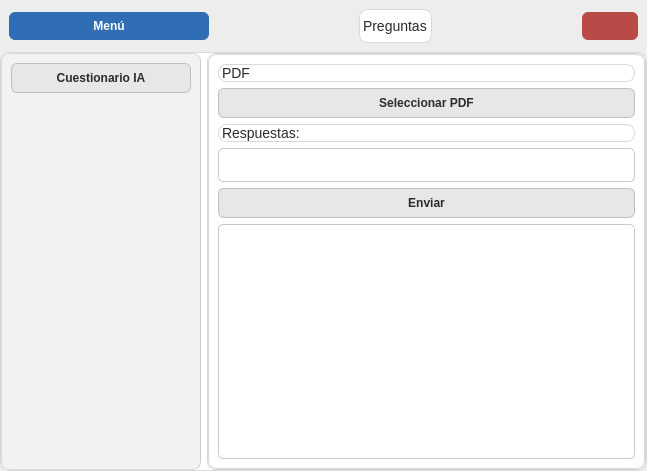
<?xml version="1.0" encoding="UTF-8"?>
<ui version="4.0">
 <class>Dialog</class>
 <widget class="QDialog" name="Dialog">
  <property name="geometry">
   <rect>
    <x>0</x>
    <y>0</y>
    <width>647</width>
    <height>471</height>
   </rect>
  </property>
  <property name="windowTitle">
   <string>Dialog</string>
  </property>
  <property name="styleSheet">
   <string notr="true">/* === Fuente global === */
* {
    font-family: &quot;Poppins&quot;, &quot;Segoe UI&quot;, sans-serif;
}

/* === Estilo general === */
QMainWindow {
    background-color: #f5f5f5;
    color: #2b2b2b;
    font-size: 15px;
    font-weight: 300;
}

/* === Frames === */
QFrame {
    background-color: #ffffff;
    border-radius: 8px;
    border: 1px solid #d9d9d9;
}

/* Barra superior */
#frame_superior {
    background-color: #ededed;
    border: none;
}

/* Panel lateral */
#frame_lateral {
    background-color: #f2f2f2;
    border-right: 1px solid #cccccc;
}

/* Área principal */
#frame_paginas {
    background-color: #ffffff;
}

/* === Botones === */
QPushButton {
    background-color: #e7e7e7;
    color: #2b2b2b;
    border: 1px solid #bfbfbf;
    border-radius: 6px;
    padding: 7px 12px;
    font-weight: 500;
    transition: 150ms;
}

QPushButton:hover {
    background-color: #dcdcdc;
}

QPushButton:pressed {
    background-color: #cfcfcf;
}

/* Botón principal (Menú) */
#boton_menu {
    background-color: #2f6db5; /* Azul Profesional */
    color: #ffffff;
    border: none;
    border-radius: 6px;
    font-weight: 600;
}
#boton_menu:hover {
    background-color: #275c99;
}
#boton_menu:pressed {
    background-color: #1f4a7a;
}

/* Botón salir */
#boton_cerrar {
    background-color: #b94a48;
    color: white;
    border: none;
    border-radius: 6px;
    font-weight: 500;
}
#boton_cerrar:hover {
    background-color: #a94442;
}
#boton_salir:pressed {
    background-color: #8a3a38;
}

/* === Botones laterales === */
#btn_lc_1, #btn_lc_2, #btn_lc_3, #btn_lc_4,
#btn_lc_5, #btn_lc_6, #btn_lc_7, #btn_lc_8 {
    background-color: transparent;
    border: none;
    color: #3a3a3a;
    text-align: left;
    padding: 10px 22px;
    font-size: 15px;
    font-weight: 500;
}
#btn_lc_1:hover, #btn_lc_2:hover, #btn_lc_3:hover, #btn_lc_4:hover,
#btn_lc_5:hover, #btn_lc_6:hover, #btn_lc_7:hover, #btn_lc_8:hover {
    background-color: #e3e3e3;
    color: #1a1a1a;
}

/* === Campos de texto === */
QLineEdit, QTextEdit {
    background-color: #ffffff;
    color: #2b2b2b;
    border: 1px solid #c9c9c9;
    border-radius: 5px;
    padding: 6px 8px;
    font-size: 15px;
}

QLineEdit:focus, QTextEdit:focus {
    border: 1px solid #2f6db5;
    background-color: #f9fcff;
}

/* === Labels === */
QLabel {
    color: #2b2b2b;
    font-size: 14px;
    font-weight: 400;
}
</string>
  </property>
  <layout class="QVBoxLayout" name="verticalLayout" stretch="1,8">
   <property name="spacing">
    <number>0</number>
   </property>
   <property name="leftMargin">
    <number>0</number>
   </property>
   <property name="topMargin">
    <number>0</number>
   </property>
   <property name="rightMargin">
    <number>0</number>
   </property>
   <property name="bottomMargin">
    <number>0</number>
   </property>
   <item>
    <widget class="QFrame" name="frame_superior">
     <property name="frameShape">
      <enum>QFrame::StyledPanel</enum>
     </property>
     <property name="frameShadow">
      <enum>QFrame::Raised</enum>
     </property>
     <layout class="QHBoxLayout" name="horizontalLayout">
      <item>
       <widget class="QPushButton" name="boton_menu">
        <property name="minimumSize">
         <size>
          <width>200</width>
          <height>0</height>
         </size>
        </property>
        <property name="maximumSize">
         <size>
          <width>200</width>
          <height>16777215</height>
         </size>
        </property>
        <property name="text">
         <string>Menú</string>
        </property>
        <property name="icon">
         <iconset>
          <normaloff>../imagenes/boton_menu.png</normaloff>../imagenes/boton_menu.png</iconset>
        </property>
        <property name="iconSize">
         <size>
          <width>32</width>
          <height>32</height>
         </size>
        </property>
       </widget>
      </item>
      <item>
       <spacer name="horizontalSpacer">
        <property name="orientation">
         <enum>Qt::Horizontal</enum>
        </property>
        <property name="sizeHint" stdset="0">
         <size>
          <width>64</width>
          <height>20</height>
         </size>
        </property>
       </spacer>
      </item>
      <item>
       <widget class="QLabel" name="label">
        <property name="text">
         <string>Preguntas</string>
        </property>
       </widget>
      </item>
      <item>
       <spacer name="horizontalSpacer_2">
        <property name="orientation">
         <enum>Qt::Horizontal</enum>
        </property>
        <property name="sizeHint" stdset="0">
         <size>
          <width>64</width>
          <height>20</height>
         </size>
        </property>
       </spacer>
      </item>
      <item>
       <widget class="QPushButton" name="boton_cerrar">
        <property name="text">
         <string/>
        </property>
        <property name="icon">
         <iconset>
          <normaloff>../imagenes/boton_cerrar.png</normaloff>../imagenes/boton_cerrar.png</iconset>
        </property>
        <property name="iconSize">
         <size>
          <width>32</width>
          <height>32</height>
         </size>
        </property>
       </widget>
      </item>
     </layout>
    </widget>
   </item>
   <item>
    <widget class="QFrame" name="frame_central">
     <property name="frameShape">
      <enum>QFrame::StyledPanel</enum>
     </property>
     <property name="frameShadow">
      <enum>QFrame::Raised</enum>
     </property>
     <layout class="QHBoxLayout" name="horizontalLayout_2">
      <property name="leftMargin">
       <number>0</number>
      </property>
      <property name="topMargin">
       <number>0</number>
      </property>
      <property name="rightMargin">
       <number>0</number>
      </property>
      <property name="bottomMargin">
       <number>0</number>
      </property>
      <item>
       <widget class="QFrame" name="frame_lateral">
        <property name="minimumSize">
         <size>
          <width>200</width>
          <height>0</height>
         </size>
        </property>
        <property name="maximumSize">
         <size>
          <width>0</width>
          <height>16777215</height>
         </size>
        </property>
        <property name="frameShape">
         <enum>QFrame::StyledPanel</enum>
        </property>
        <property name="frameShadow">
         <enum>QFrame::Raised</enum>
        </property>
        <layout class="QVBoxLayout" name="verticalLayout_2">
         <item>
          <widget class="QPushButton" name="boton_llm">
           <property name="text">
            <string>Cuestionario IA</string>
           </property>
          </widget>
         </item>
         <item>
          <spacer name="verticalSpacer">
           <property name="orientation">
            <enum>Qt::Vertical</enum>
           </property>
           <property name="sizeHint" stdset="0">
            <size>
             <width>20</width>
             <height>246</height>
            </size>
           </property>
          </spacer>
         </item>
        </layout>
       </widget>
      </item>
      <item>
       <widget class="QFrame" name="frame_paginas">
        <property name="frameShape">
         <enum>QFrame::StyledPanel</enum>
        </property>
        <property name="frameShadow">
         <enum>QFrame::Raised</enum>
        </property>
        <layout class="QVBoxLayout" name="verticalLayout_3">
         <property name="spacing">
          <number>0</number>
         </property>
         <property name="leftMargin">
          <number>0</number>
         </property>
         <property name="topMargin">
          <number>0</number>
         </property>
         <property name="rightMargin">
          <number>0</number>
         </property>
         <property name="bottomMargin">
          <number>0</number>
         </property>
         <item>
          <widget class="QStackedWidget" name="stackedWidget">
           <property name="currentIndex">
            <number>0</number>
           </property>
           <widget class="QWidget" name="page_cuestionario">
            <layout class="QVBoxLayout" name="verticalLayout_4">
             <item>
              <widget class="QLabel" name="label_3">
               <property name="text">
                <string>PDF</string>
               </property>
              </widget>
             </item>
             <item>
              <widget class="QPushButton" name="boton_pdf">
               <property name="text">
                <string>Seleccionar PDF</string>
               </property>
              </widget>
             </item>
             <item>
              <widget class="QLabel" name="label_2">
               <property name="text">
                <string>Respuestas:</string>
               </property>
              </widget>
             </item>
             <item>
              <widget class="QLineEdit" name="respuestas"/>
             </item>
             <item>
              <widget class="QPushButton" name="boton_enviar">
               <property name="text">
                <string>Enviar</string>
               </property>
              </widget>
             </item>
             <item>
              <widget class="QTextEdit" name="output_response"/>
             </item>
            </layout>
           </widget>
          </widget>
         </item>
        </layout>
       </widget>
      </item>
     </layout>
    </widget>
   </item>
  </layout>
 </widget>
 <resources/>
 <connections/>
</ui>
